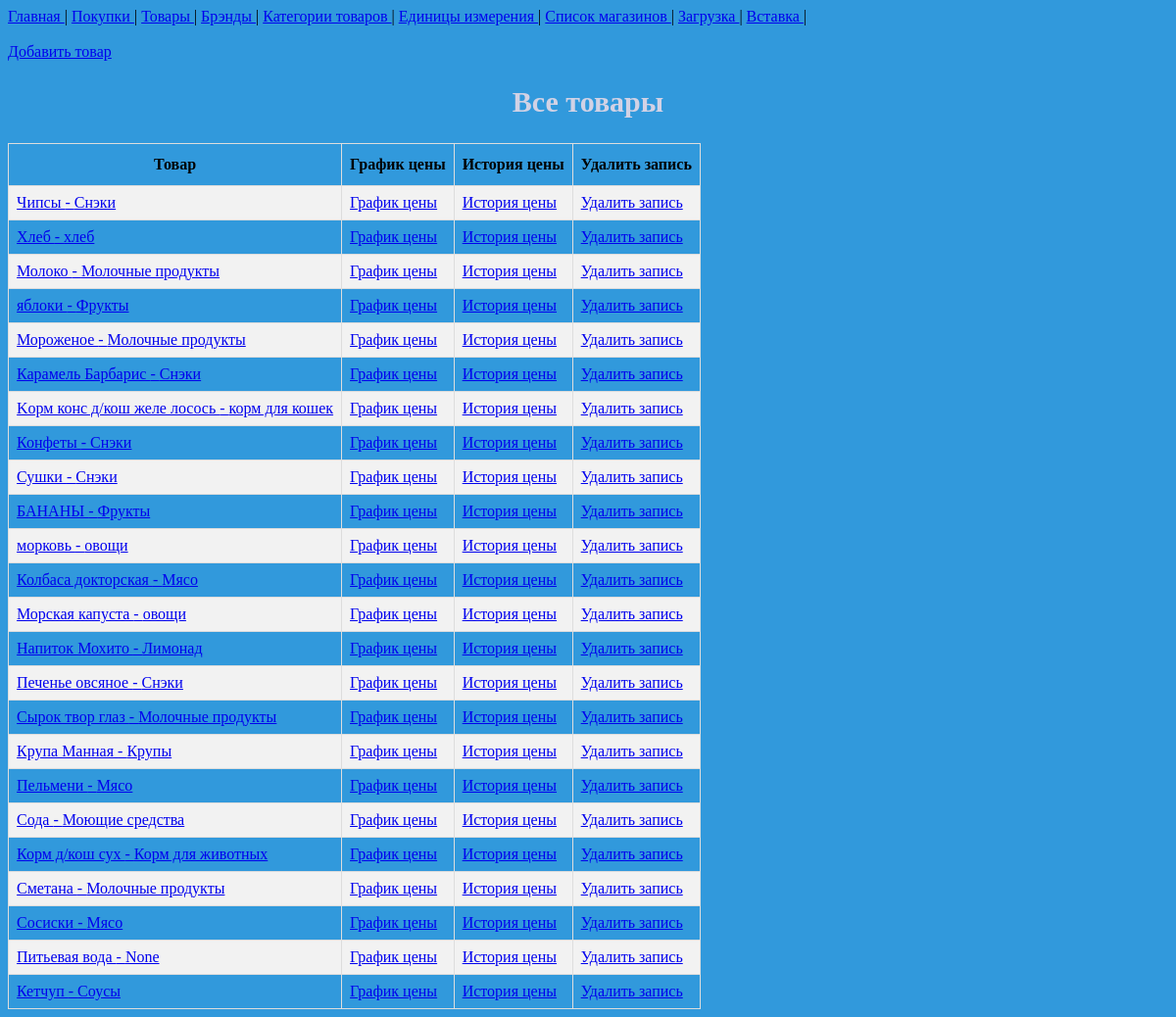
Before: /product/ with the older database file.
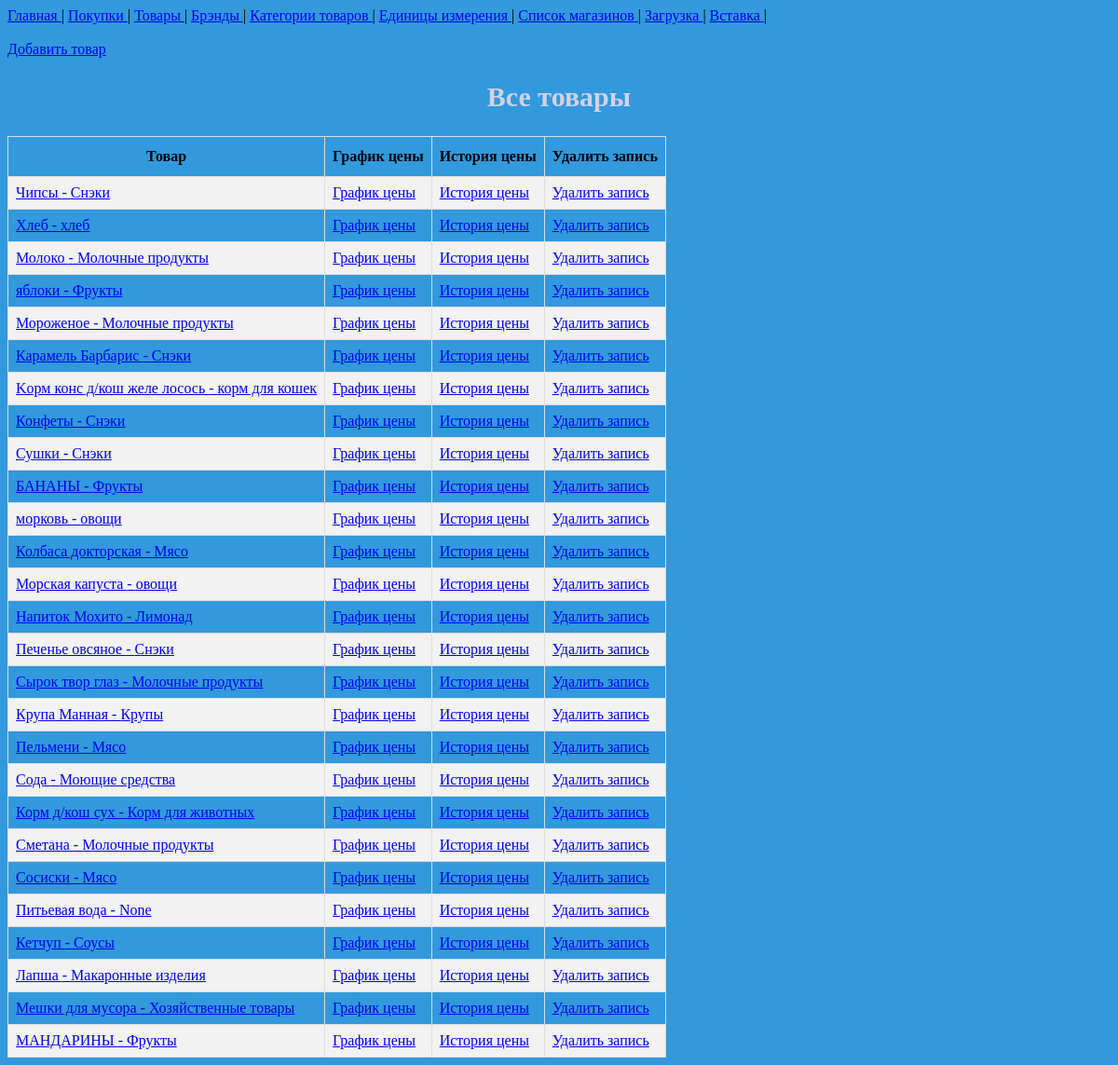
After: the same page with the newer database file.
### buy/models.py (models this page shows, shortened)
class Product(models.Model):
    name = models.CharField(max_length=100)
    category = models.ForeignKey(Category, models.PROTECT, null=True, blank=True)
    def get_url(self):
        return reverse('update-product', args=[self.id])
    def del_url(self):
        return reverse('del-product', args=[self.id])
    def get_plot_price(self):
        return reverse('plot-price', args=[self.id])
    def get_list_price(self):
        return reverse('list-price', args=[self.id])

class Category(models.Model):
    name = models.CharField(max_length=60)
    def __str__(self):
        return self.name

### buy/views.py (the view)
# urls.py: path('product/', views.ListProduct.as_view(), name='list-product'),
class ListProduct(ListView):
    template_name = 'buy/list_product.html'
    model = Product

### buy/templates/buy/list_product.html (shortened to what this page needs)
{% extends 'buy/base.html' %}
{% block content %}
    {% include 'includes/navbar.html' %}
    <br>
    <a href=" {% url 'create-product' %} " > Добавить товар </a>
    <h2>Все товары </h2>
    <table>
        <tr>
            <th>Товар</th>
            <th>График цены</th>
            <th>История цены</th>
            <th>Удалить запись</th>
        </tr>
        {% for product in object_list %}
            <tr>
                <td> <a href=" {{ product.get_url }}"> {{ product.name }} - {{ product.category }} </a> </td>
                <td> <a href=" {{ product.get_plot_price }} " > График цены </a> </td>
                <td> <a href=" {{ product.get_list_price }} " > История цены </a> </td>
                <td> <a href=" {{ product.del_url }} ">Удалить запись</a></td>
            </tr>
        {% endfor %}
    </table>
{% endblock %}

### buy/templates/buy/base.html (shortened to what this page needs)
{% load static %}
<!DOCTYPE html>
<html lang="en">
<head>
    <link rel="stylesheet" href=" {% static 'css/base.css' %} ">
</head>
<body>
{% block content %}
{% endblock %}
</body>
</html>

### buy/templates/includes/navbar.html
<nav>
    <a href=" {% url 'index' %}"> Главная </a>|
    <a href="{% url 'list-buy' %}"> Покупки </a>|
    <a href="{% url 'list-product' %}"> Товары </a>|
    <a href="{% url 'list-brand' %}"> Брэнды </a>|
    <a href="{% url 'list-category' %}"> Категории товаров </a>|
    <a href="{% url 'list-unit' %}"> Единицы измерения </a>|
    <a href="{% url 'list-magazine' %}"> Список магазинов </a>|
    <a href="{% url 'load_buy' %}"> Загрузка </a>|
    <a href="{% url 'insert_buy' %}"> Вставка </a>|
</nav>

### static/css/base.css (style rules this page uses)
html { background-color: #3199dc; }
h2 { color: #d2d2e5; text-align: center; font-family: "Comic Sans MS", "Comic Sans", cursive; font-size: 30px; }
table { border-collapse: collapse; }
table td, table th { border: 1px solid #ddd; padding: 8px; }
table tr:nth-child(even) { background-color: #f2f2f2; }
table th { padding-top: 12px; padding-bottom: 12px; text-align: top; }

Changed rows visible on the page:
added Product: name "Лапша", category "Макаронные изделия"
added Product: name "Мешки для мусора", category "Хозяйственные товары"
added Product: name "МАНДАРИНЫ", category "Фрукты"
